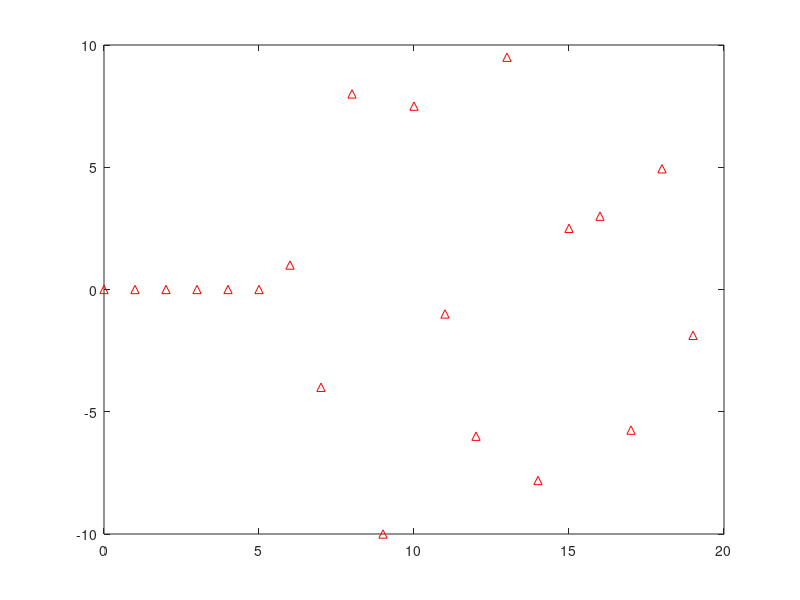
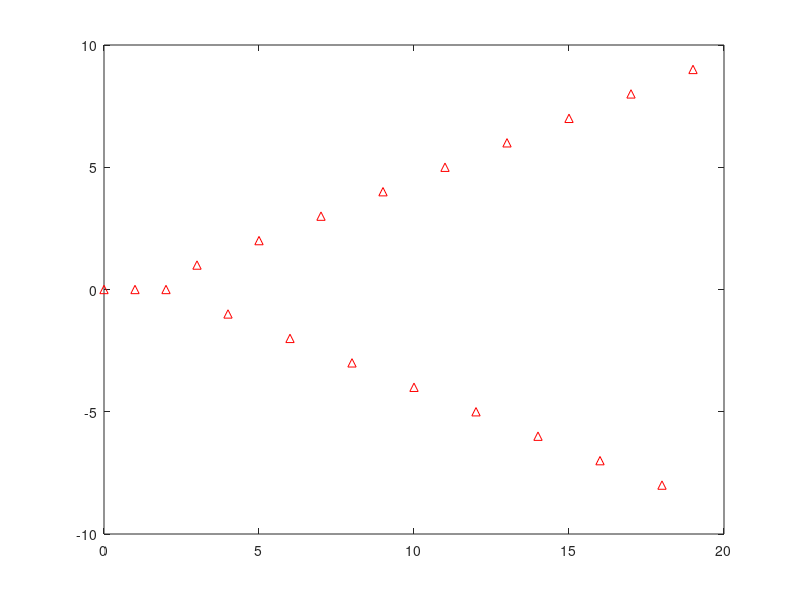

The MATLAB script that drew these images, in order:
clear all;close all;clc;


b=[zeros(1,6),1];

p1=-0.5+0.5*i;
p2=-0.5-0.5*i;
a=poly([p1 p1 p1 p1 p2 p2 p2 p2]);

n=20;

impz(b,a,n)


clear all;clc;


b=[0,0,0,1];
a=poly([1 -1 -1]);

n=20;

figure
impz(b,a,n)
